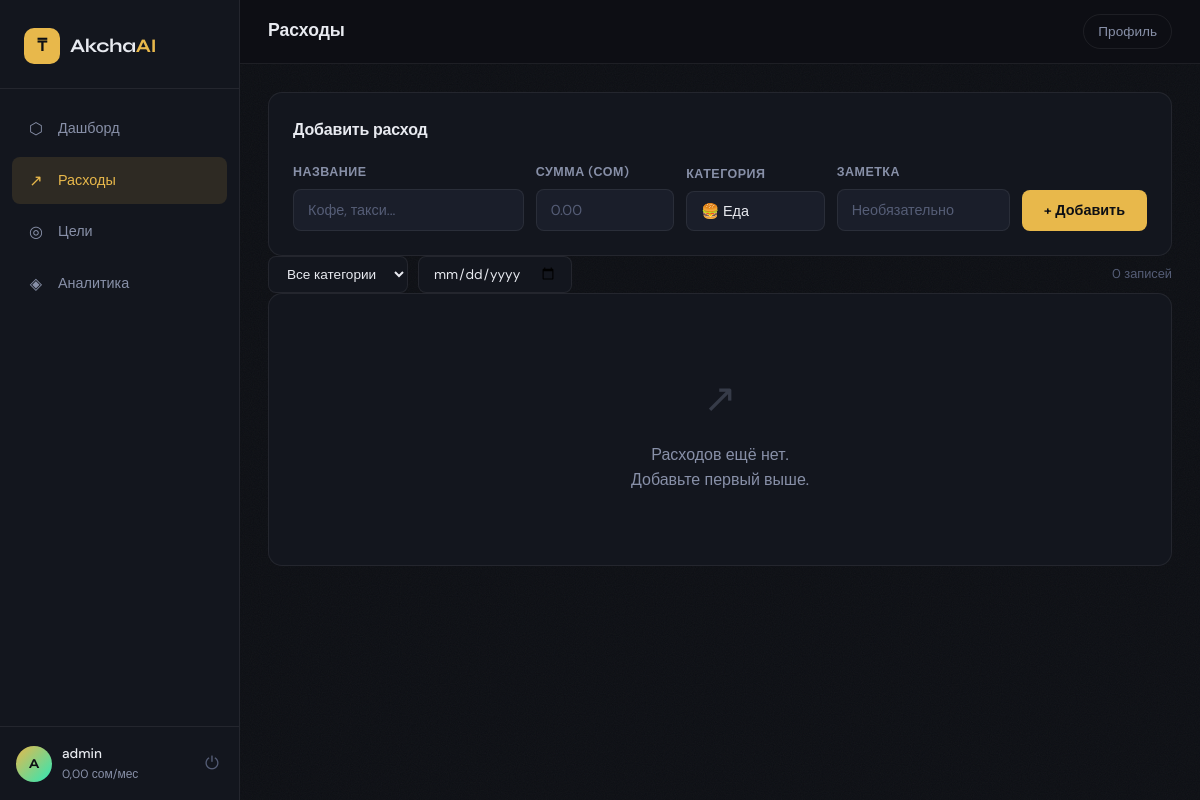
The page /expenses/ (signed in) on the database its author committed.
### apps/users/models.py (models this page shows, shortened)
class User(AbstractUser):
    income = models.DecimalField(
        max_digits=12,
        decimal_places=2,
        default=0,
        verbose_name='Ежемесячный доход'
    )

### apps/web/views.py (the view)
# urls.py: path('expenses/',   views.expenses_view,   name='expenses'),
@login_required
def expenses_view(request):
    qs = Expense.objects.filter(user=request.user)
    category = request.GET.get('category')
    date = request.GET.get('date')
    if category:
        qs = qs.filter(category=category)
    if date:
        qs = qs.filter(date=date)
    return render(request, 'akchaai/expenses.html', {'expenses': qs})

### templates/akchaai/expenses.html (shortened to what this page needs)
{% extends 'akchaai/base.html' %}
{% block nav_expenses %}active{% endblock %}
{% block page_title %}Расходы{% endblock %}
{% block content %}
<div class="page-layout">
  <div class="card form-card">
    <div class="card-header">
      <span class="card-title">Добавить расход</span>
    </div>
    <form method="post" action="{% url 'expense_create' %}" class="inline-form">
      <div class="form-row">
        <div class="field-group">
          <label class="field-label">Название</label>
          <input type="text" name="title" class="field-input" placeholder="Кофе, такси..." required />
        </div>
        <div class="field-group">
          <label class="field-label">Сумма (сом)</label>
          <input type="number" name="amount" class="field-input" placeholder="0.00" min="0" step="0.01" required />
        </div>
        <div class="field-group">
          <label class="field-label">Категория</label>
          <select name="category" class="field-input field-select">
            <option value="food">🍔 Еда</option>
          </select>
        </div>
        <div class="field-group">
          <label class="field-label">Заметка</label>
          <input type="text" name="note" class="field-input" placeholder="Необязательно" />
        </div>
        <div class="field-group field-submit">
          <label class="field-label">&nbsp;</label>
          <button type="submit" class="btn-primary">+ Добавить</button>
        </div>
      </div>
    </form>
  </div>
  <div class="filter-bar">
    <form method="get" class="filter-form">
      <select name="category" class="filter-select" onchange="this.form.submit()">
        <option value="">Все категории</option>
      </select>
      <input type="date" name="date" class="filter-input" value="{{ request.GET.date }}" onchange="this.form.submit()" />
    </form>
    <span class="filter-count">{{ expenses.count }} записей</span>
  </div>
  <div class="card">
    {% if expenses %}
    <table class="data-table">
      <thead>
        <tr>
          <th>Название</th>
          <th>Категория</th>
          <th>Заметка</th>
          <th>Дата</th>
          <th>Сумма</th>
          <th></th>
        </tr>
      </thead>
      <tbody>
        {% for exp in expenses %}
        <tr class="table-row">
          <td class="text-bold">{{ exp.title }}</td>
          <td><span class="badge cat-{{ exp.category }}">{{ exp.get_category_display }}</span></td>
          <td class="text-muted">{{ exp.note|default:"—" }}</td>
          <td class="text-muted">{{ exp.date }}</td>
          <td class="text-bold amount-cell">{{ exp.amount|floatformat:2 }} сом</td>
          <td class="actions-cell">
            <a href="{% url 'expense_delete' exp.pk %}" class="btn-danger-sm" onclick="return confirm('Удалить расход?')">✕</a>
          </td>
        </tr>
        {% endfor %}
      </tbody>
    </table>
    {% else %}
      <div class="empty-state">
        <span class="empty-icon">↗</span>
        <p>Расходов ещё нет.<br/>Добавьте первый выше.</p>
      </div>
    {% endif %}
  </div>
</div>
{% endblock %}

### templates/akchaai/base.html (shortened to what this page needs)
<!DOCTYPE html>
<html lang="ru">
<head>
  {% load static %}
  <link rel="stylesheet" href="{% static 'css/main.css' %}" />
</head>
<body>
<aside class="sidebar" id="sidebar">
  <div class="sidebar-logo">
    <span class="logo-icon">₸</span>
    <span class="logo-text">Akcha<em>AI</em></span>
  </div>
  <nav class="sidebar-nav">
    <a href="{% url 'dashboard' %}" class="nav-item {% block nav_dashboard %}{% endblock %}">
      <span class="nav-icon">⬡</span>
      <span>Дашборд</span>
    </a>
    <a href="{% url 'expenses' %}" class="nav-item {% block nav_expenses %}{% endblock %}">
      <span class="nav-icon">↗</span>
      <span>Расходы</span>
    </a>
    <a href="{% url 'goals' %}" class="nav-item {% block nav_goals %}{% endblock %}">
      <span class="nav-icon">◎</span>
      <span>Цели</span>
    </a>
    <a href="{% url 'analytics' %}" class="nav-item {% block nav_analytics %}{% endblock %}">
      <span class="nav-icon">◈</span>
      <span>Аналитика</span>
    </a>
  </nav>
  <div class="sidebar-user">
    <div class="user-avatar">{{ request.user.username|first|upper }}</div>
    <div class="user-info">
      <span class="user-name">{{ request.user.username }}</span>
      <span class="user-income">{{ request.user.income }} сом/мес</span>
    </div>
    <a href="{% url 'logout' %}" class="logout-btn" title="Выйти">⏻</a>
  </div>
</aside>
<main class="main-content">
  <header class="topbar">
    <div class="page-title">{% block page_title %}{% endblock %}</div>
    <div class="topbar-right">
      <a href="{% url 'profile' %}" class="profile-link">Профиль</a>
    </div>
  </header>
  <div class="content-area">
    {% block content %}{% endblock %}
  </div>
</main>
</body>
</html>

### rows shown on the page
User: user.username|first "A", user.username "admin", user.income "0,00"

### other values the page prints
{{ expenses.count }} "0"
